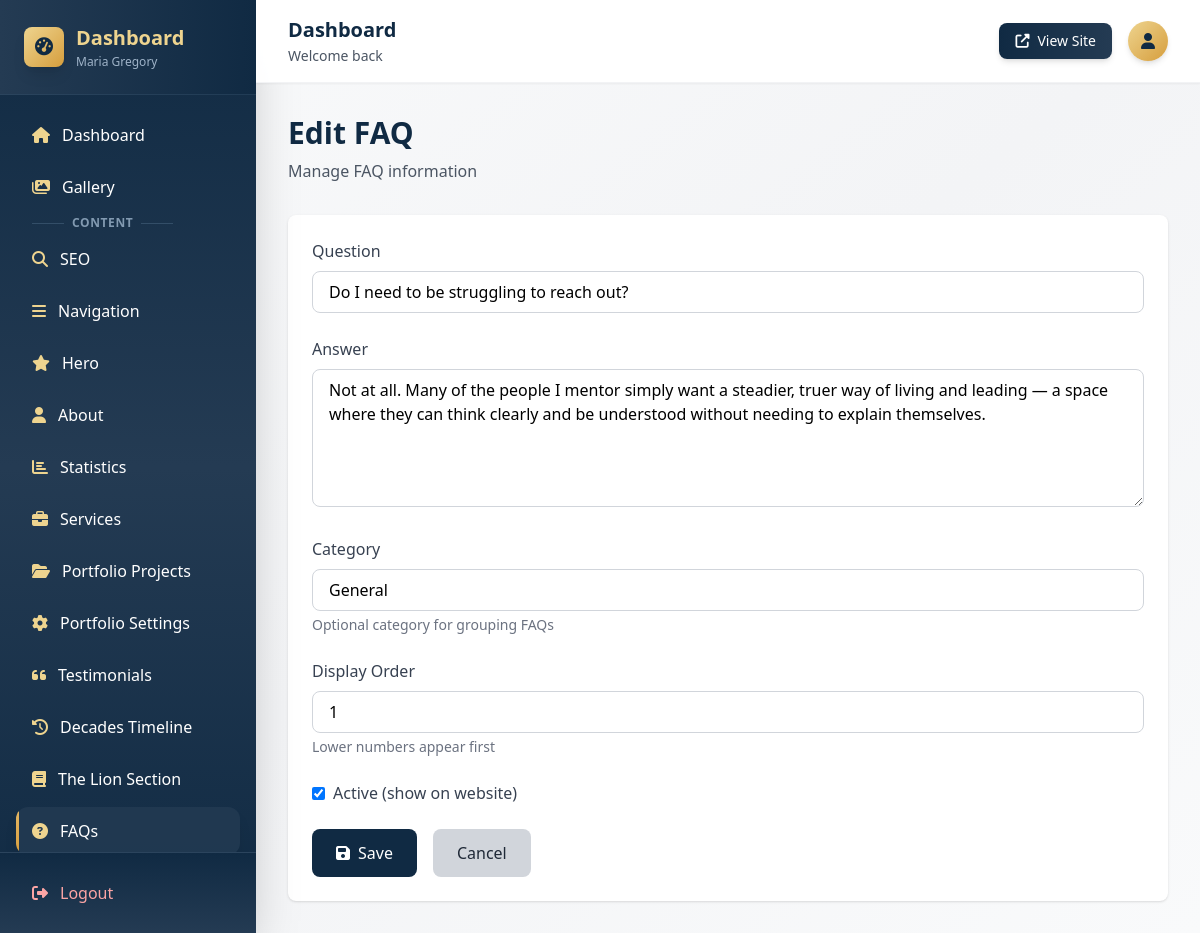
/dashboard/faqs/9/ (signed in), run on the app's committed database.
### myApp/models.py (models this page shows, shortened)
class FAQ(models.Model):
    question = models.CharField(max_length=500)
    answer = models.TextField()
    category = models.CharField(max_length=100, blank=True)
    sort_order = models.IntegerField(default=0)
    is_active = models.BooleanField(default=True)
    created_at = models.DateTimeField(auto_now_add=True)
    class Meta:
        ordering = ['sort_order', 'id']
        verbose_name = "FAQ"
        verbose_name_plural = "FAQs"

### myApp/dashboard_views.py (the view, shortened to what this page needs)
# urls.py: path('faqs/<int:faq_id>/', dashboard_views.faq_edit, name='faq_edit'),
@login_required
def faq_edit(request, faq_id=None):
    if faq_id:
        faq = get_object_or_404(FAQ, id=faq_id)
    else:
        faq = FAQ()
    context = {'faq': faq}
    return render(request, 'dashboard/faq_edit.html', context)

### myApp/templates/dashboard/faq_edit.html (shortened to what this page needs)
{% extends "dashboard/base.html" %}
{% block content %}
<div class="mb-8">
    <h1 class="text-3xl font-bold text-navy-900 mb-2">{% if faq.id %}Edit{% else %}Add{% endif %} FAQ</h1>
    <p class="text-gray-600">Manage FAQ information</p>
</div>
<form method="post" class="bg-white rounded-lg shadow p-6">
    <div class="mb-6">
        <label class="block text-gray-700 font-medium mb-2">Question</label>
        <input type="text" name="question" value="{{ faq.question|default:'' }}" class="w-full px-4 py-2 border border-gray-300 rounded-lg focus:ring-2 focus:ring-navy-500" required>
    </div>
    <div class="mb-6">
        <label class="block text-gray-700 font-medium mb-2">Answer</label>
        <textarea name="answer" rows="5" class="w-full px-4 py-2 border border-gray-300 rounded-lg focus:ring-2 focus:ring-navy-500" required>{{ faq.answer|default:'' }}</textarea>
    </div>
    <div class="mb-6">
        <label class="block text-gray-700 font-medium mb-2">Category</label>
        <input type="text" name="category" value="{{ faq.category|default:'' }}" class="w-full px-4 py-2 border border-gray-300 rounded-lg focus:ring-2 focus:ring-navy-500" placeholder="e.g., General, Pricing, Support">
        <p class="text-sm text-gray-500 mt-1">Optional category for grouping FAQs</p>
    </div>
    <div class="mb-6">
        <label class="block text-gray-700 font-medium mb-2">Display Order</label>
        <input type="number" name="sort_order" value="{{ faq.sort_order|default:0 }}" class="w-full px-4 py-2 border border-gray-300 rounded-lg focus:ring-2 focus:ring-navy-500">
        <p class="text-sm text-gray-500 mt-1">Lower numbers appear first</p>
    </div>
    <div class="mb-6">
        <label class="flex items-center">
            <input type="checkbox" name="is_active" {% if faq.is_active or not faq.id %}checked{% endif %} class="mr-2">
            <span class="text-gray-700 font-medium">Active (show on website)</span>
        </label>
    </div>
    <div class="flex gap-4">
        <button type="submit" class="bg-navy-900 hover:bg-navy-800 text-white px-6 py-3 rounded-lg transition-colors">
            <i class="fas fa-save mr-2"></i>Save
        </button>
        <a href="{% url 'dashboard:faqs_list' %}" class="bg-gray-300 hover:bg-gray-400 text-gray-800 px-6 py-3 rounded-lg transition-colors">
            Cancel
        </a>
    </div>
</form>
{% endblock %}

### data on the page
FAQ: question "Do I need to be struggling to reach out?", answer "Not at all. Many of the people I mentor simply want a steadier, truer way of living and leading — a space where they can think clearly and be understood without needing to explain themselves.", category "General", sort_order "1", is_active "☑"
